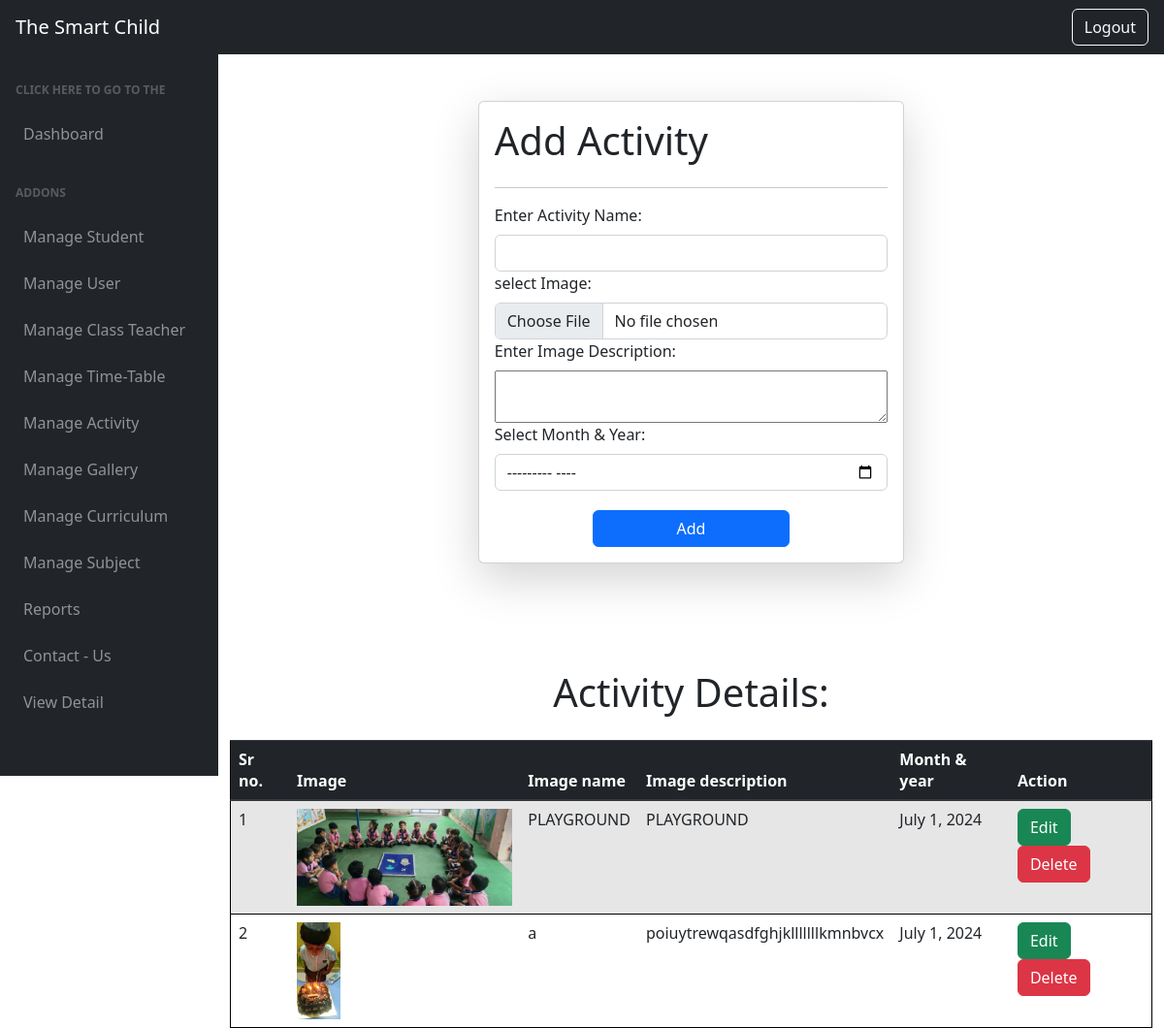
/add-activity/ (signed in), run on the app's committed database.
### school/models.py (models this page shows, shortened)
class Activity(models.Model):
    act_img=models.ImageField(upload_to='activity/')
    act_name=models.CharField(max_length=120)
    act_desc=models.TextField()
    date=models.DateField(null=True)

### school/views.py (the view, shortened to what this page needs)
# urls.py: path('add-activity/', add_activity,name='add_activity'),
@login_required(login_url='/login_page')
@user_passes_test(is_superuser)
def add_activity(request):
    qry=Activity.objects.all()
    data={'qry':qry}
    return render(request,'add_activity.html',data)

### school/views.py (called while the page is built)
def is_superuser(user):
    return user.is_superuser

### templates/add_activity.html (shortened to what this page needs)
<html lang="en">
    <head>
        <link rel="stylesheet" href="https://cdn.jsdelivr.net/npm/bootstrap@4.0.0/dist/css/bootstrap.min.css">
        <link href="/static/css/dash_styles.css" rel="stylesheet" />
    </head>
    <body class="sb-nav-fixed">
        <nav class="sb-topnav navbar navbar-expand navbar-dark bg-dark">
            <a class="navbar-brand ps-3" href="index.html">The Smart Child</a>
            <button class="btn btn-link btn-sm order-1 order-lg-0 me-4 me-lg-0" id="sidebarToggle" href="#!"></button>
        </nav>
        {% include "admin_sidebar.html" %}
<div id="layoutSidenav_content">
                <main>
<div class="p-5">
<form method="post" class="col-6 mx-auto card p-3 shadow-lg" enctype='multipart/form-data'>
    <h1> Add Activity</h1>
    <hr>
    <div>
      <label style="font-size: medium;">Enter Activity Name:</label>
      <input type="text" class="form-control" name="act_name" id="activityNameInput" required>
  </div>
  <div>
    <label style="font-size: medium; ">select Image:</label>
    <input type="file" class="form-control"  name="act_img" required>
  </div>
  <div>
    <label style="font-size: medium;">Enter Image Description:</label>
    <textarea name="act_desc" style="width: 100%;" required></textarea>
</div>
<div>
  <label style="font-size: medium;">Select Month & Year:</label>
  <input type="month" name="mon" class="form-control" id="monthYearInput" required>
</div>
  <input class="btn btn-primary" type="submit" value="Add" name="add" accpet="image/*" style="width: 50%; margin-left: 25%; margin-top: 20px;" />
</form>
</div>
<center>
<h1 style="margin-top: 45px; margin-bottom: 25px;"> Activity  Details:</h1>
<div class="container" p-3 my-2>
<table style="border: 1px solid black; margin: auto;" class="table table-striped">
                          <thead class="thead-dark">
<tr>
<th>Sr no.</th>
<th>Image </th>
<th>Image name</th>
<th>Image description</th>
<th>Month & year</th>
<th>Action</th>
</tr>
</thead>
{%for i in qry%}
<tr>
<td>{{forloop.counter}}</td>
<td><img src="/media/{{i.act_img}}" style="height:100px"></td>
<td >{{i.act_name}}</td>
<td>{{i.act_desc}}</td>
<td>{{i.date}}</td>
<td>
 <a href='/update_activity/{{i.id}}' class='btn btn-success'>Edit </a>
 <a href='/delete_activity/{{i.id}}' class='btn btn-danger'>Delete </a>
 </td>
</tr>
{%endfor%}
</table>
</div>
</center>
</main>
</div>
</body>
</html>

### data on the page
Activity: act_img (picture), act_name "PLAYGROUND", act_desc "PLAYGROUND", date "July 1, 2024"
Activity: act_img (picture), act_name "a", act_desc "poiuytrewqasdfghjklllllllkmnbvcx", date "July 1, 2024"
